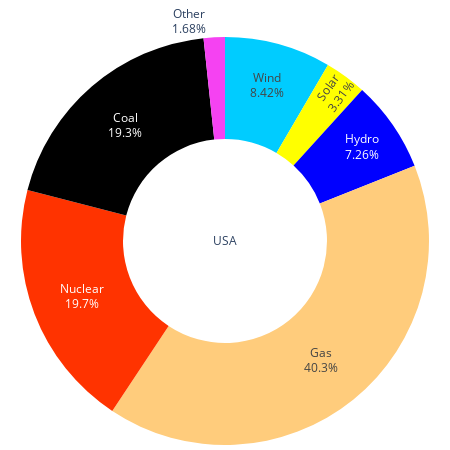

The code cell stored with this chart in its notebook:
### Code cell
import plotly.graph_objects as go

us_ser = regions_perc.loc['US']

fig = go.Figure(
    data=[
        go.Pie(
            labels=us_ser.index, 
            values=us_ser.values,
            hole=.5,
            textinfo='label+percent',
            title='USA',
            sort = False,
            direction='clockwise',
            marker=dict(colors = colors),

            )
    ]
)

fig.update_layout(
    showlegend=False,
    autosize=False,
    width=450,
    height=450,
    margin=dict(
        l=0,
        r=0,
        b=0,
        t=0,
        pad=0
    )
    )
fig.show()

### Figure 1 — Plotly figure (JSON) as saved in the notebook; plotly's stock layout.template omitted (floating-point values rounded to 4 significant figures)
{"data": [{"direction": "clockwise", "hole": 0.5, "labels": ["Wind", "Solar", "Hydro", "Gas", "Nuclear", "Coal", "Other"], "marker": {"colors": ["#00ccff", "#ffff00", "#0000ff", "#FFCC7C", "#ff3300", "#000000", "#f542f2", "#d9d9d9"]}, "sort": false, "textinfo": "label+percent", "title": {"text": "USA"}, "type": "pie", "values": [8.42, 3.31, 7.26, 40.33, 19.7, 19.3, 1.68]}], "layout": {"autosize": false, "height": 450, "margin": {"b": 0, "l": 0, "pad": 0, "r": 0, "t": 0}, "showlegend": false, "width": 450}}
